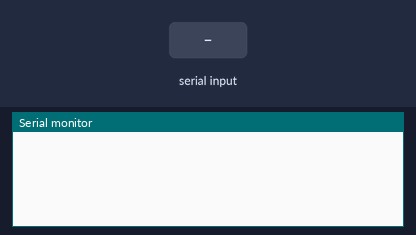
The sketch below on a simulated Arduino Uno, built with avr-gcc and run on an emulated ATmega328P. Parts: the last lines printed to the serial monitor. Inputs (shaded band) come from the test bench.

Above: at 1.2 s.
1.3 s: "PING\n" received over Serial
At 2.5 s:
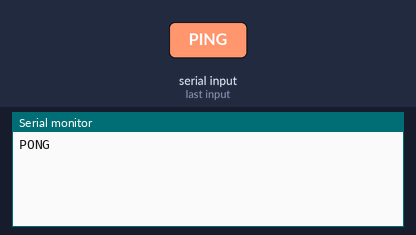
2.8 s: "STATE\n" received over Serial
At 3.9 s:
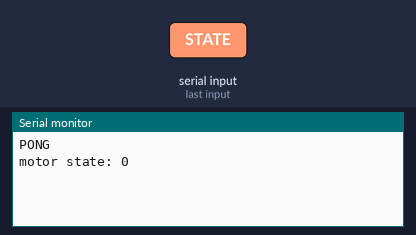
4.3 s: "SPEED\n" received over Serial
At 5.0 s:
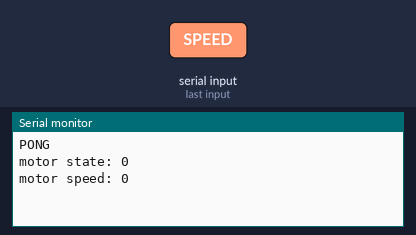
5.8 s: "ACCEL\n" received over Serial
At 6.1 s:
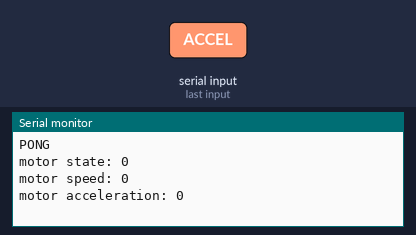
7.3 s: "DIR\n" received over Serial
At 8.5 s:
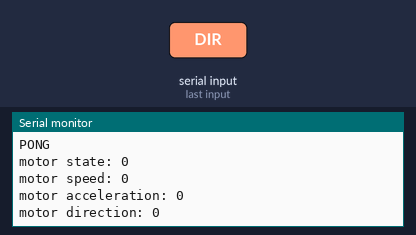
8.8 s: "REPORT\n" received over Serial
At 10.1 s:
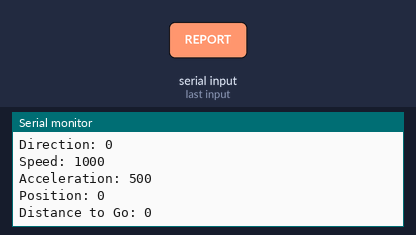

Measured:
- after the input at 1.3 s, the serial monitor: prints a new line at once (image 1)
- after the input at 2.8 s, the serial monitor: prints a new line at once (image 2)
- after the input at 4.3 s, the serial monitor: prints a new line at once (image 3)
- after the input at 5.8 s, the serial monitor: prints a new line at once (image 4)
- after the input at 7.3 s, the serial monitor: prints a new line at once (image 5)
- after the input at 8.8 s, the serial monitor: prints a new line at once (image 6)

The sketch:

wheelInTheSky_testCode.ino
```cpp
// WHEEL IN THE SKY - TEST CODE
// Motor control code for a DM860T digital micro-stepper that drives a NEMA 34 stepper motor.
// This code allows basic state (on/off), speed, direction, and acceleration/deceleration control
// via serial monitor input and can generate a motor diagnostic report.
// Author: Kasey Boekholt
// Co-Author: Christopher Alden

#include <AccelStepper.h>

String inputString = "";         // a string to hold incoming serial data
byte motState = 0;               // initialize the motor to off
int const maxWheelSpeed = 1000;  // set max motor speed value
int const maxWheelAccel = 500;   // set max motor acceleration/decelleration rate
float destination = 10 ^ 8;      // target position, for testing we want to run the wheel indefinitely
bool wheelDirection = false;          // used to change the direction of the wheel

AccelStepper wheelStepperMotor(1, 8, 9);  // create stepper motor object
// 1 for DRIVER mode
// arduino pin 8 for the STEP signal
// arduini pin 9 for the DIR signal

void setup()  {
  Serial.begin(57600);
  wheelStepperMotor.setMaxSpeed(maxWheelSpeed);       // calls setMaxSpeed public member function
  wheelStepperMotor.setAcceleration(maxWheelAccel);   // calls setAcceleration public member function
}

void loop() {
  wheelStateMachine();           // calls the stepper motor state machine function
  wheelStepperMotor.run();       // moves the motor, implementing accelerations/decelerations to acheive target position
}

void wheelStateMachine() {       // stepper motor state machine, either running or not running
  switch (motState) {
    case 0:
      wheelStepperMotor.stop();  // causes the stepper to stop as quickly as possible, using the current speed and acceleration parameters
      break;

    case 1:
      wheelStepperMotor.moveTo(destination);   // The run() function will move the motor (one step per call) from
      // the current position to the target position set by  the moveTo function
      break;
  }
}

void serialEvent() {                     //this function triggers when there is an inbound serial message
  while (Serial.available()) {
    char inChar = (char)Serial.read();   // get the new byte
    if (inChar == '\n') {                // if the incoming character is a newline call messageAction function
      String incoming = inputString;
      inputString = "";
      messageAction(incoming);
    }
    else if (inChar == '\r') {}
    else if (!isPrintable(inChar)) {}
    else {
      inputString += inChar;             // add any incoming characters to the inputString
    }
  }
}

void messageAction(String incoming) {
  if (incoming.startsWith("PING")) {                 // test for serial connectivity
    Serial.println("PONG");
  }

  if (incoming.startsWith("STATE")) {                // turn motor on/off
    byte inputState = (String(incoming.charAt(5))).toInt();
    if (inputState == 0 || inputState == 1) {
      motState = inputState;
    }
    Serial.print("motor state: ");
    Serial.println(motState);
  }

  if (incoming.startsWith("SPEED")) {                // set/change motor speed
    int maxWheelSpeed = (String(incoming.charAt(5)) + String(incoming.charAt(6))
                         + String(incoming.charAt(7)) + String(incoming.charAt(8))).toInt();
    wheelStepperMotor.setMaxSpeed(maxWheelSpeed);
    Serial.print("motor speed: ");
    Serial.println(maxWheelSpeed);
  }

  if (incoming.startsWith("ACCEL")) {               // set/change motor acceleration/deceleration
    int maxWheelAccel = (String(incoming.charAt(5)) + String(incoming.charAt(6))
                         + String(incoming.charAt(7))).toInt();
    wheelStepperMotor.setAcceleration(maxWheelAccel);
    Serial.print("motor acceleration: ");
    Serial.println(maxWheelAccel);
  }

  if (incoming.startsWith("DIR")) {                  // set/change motor direction
    byte newDirection = (String(incoming.charAt(3))).toInt();
    if (newDirection != wheelDirection) {
      wheelDirection = newDirection;
      destination = 10^8;
      if (wheelDirection) {
        destination = -10^8;
      }
      wheelStepperMotor.stop();                      // allow time for wheel to come to rest before changing direction
      delay(500);
      if (motState) {
        delay(2000);
      }
    }
    Serial.print("motor direction: ");
    Serial.println(wheelDirection);
  }

  if (incoming.startsWith("REPORT")) {               // print out a diagnostic report
    Serial.print("State: ");
    Serial.println(motState);
    Serial.print("Direction: ");
    Serial.println(wheelDirection);
    Serial.print("Speed: ");
    Serial.println(maxWheelSpeed);
    Serial.print("Acceleration: ");
    Serial.println(maxWheelAccel);
    Serial.print("Position: ");
    Serial.println(wheelStepperMotor.currentPosition());
    Serial.print("Distance to Go: ");
    Serial.println(wheelStepperMotor.distanceToGo());
    Serial.println("");
  }

}
```
